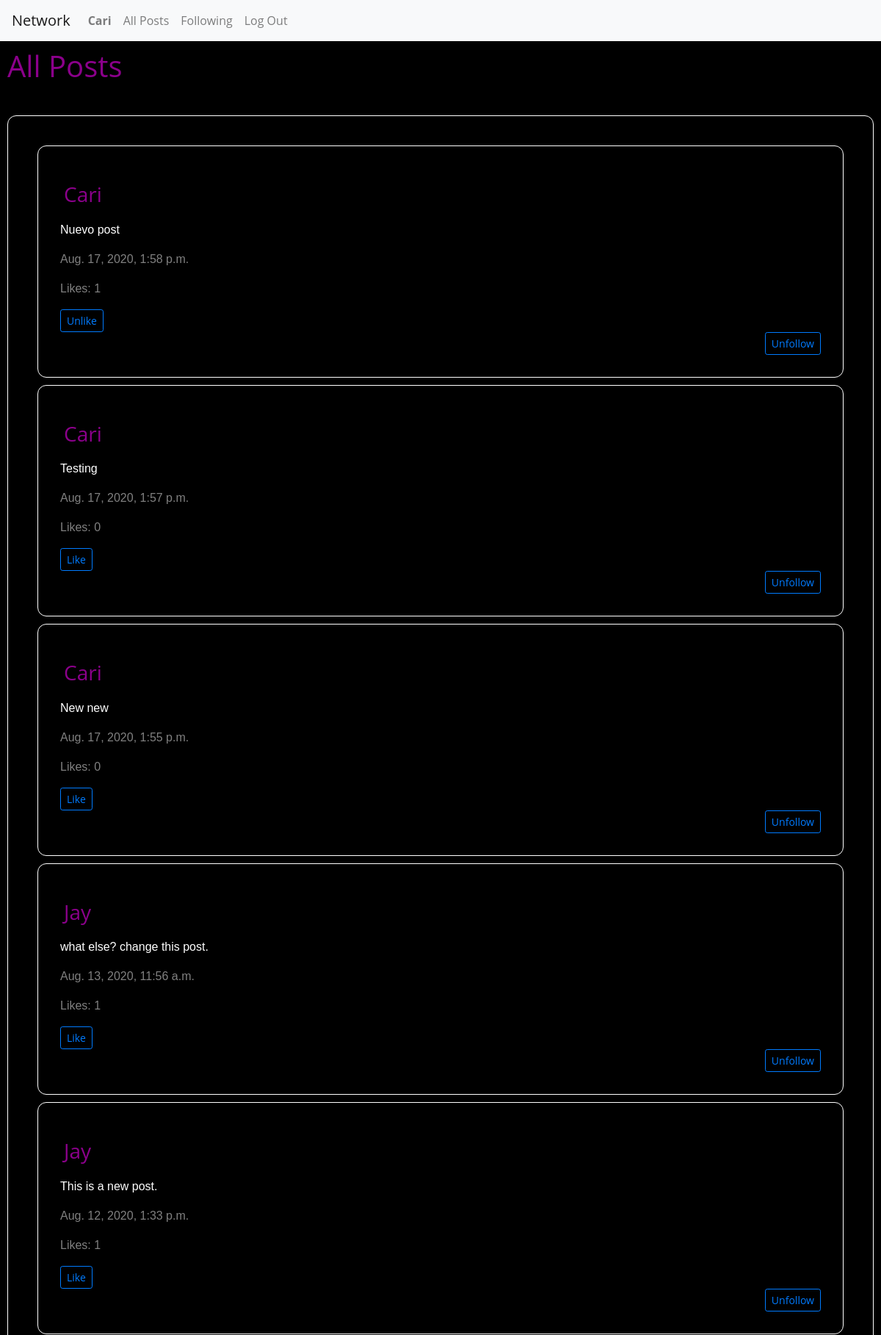
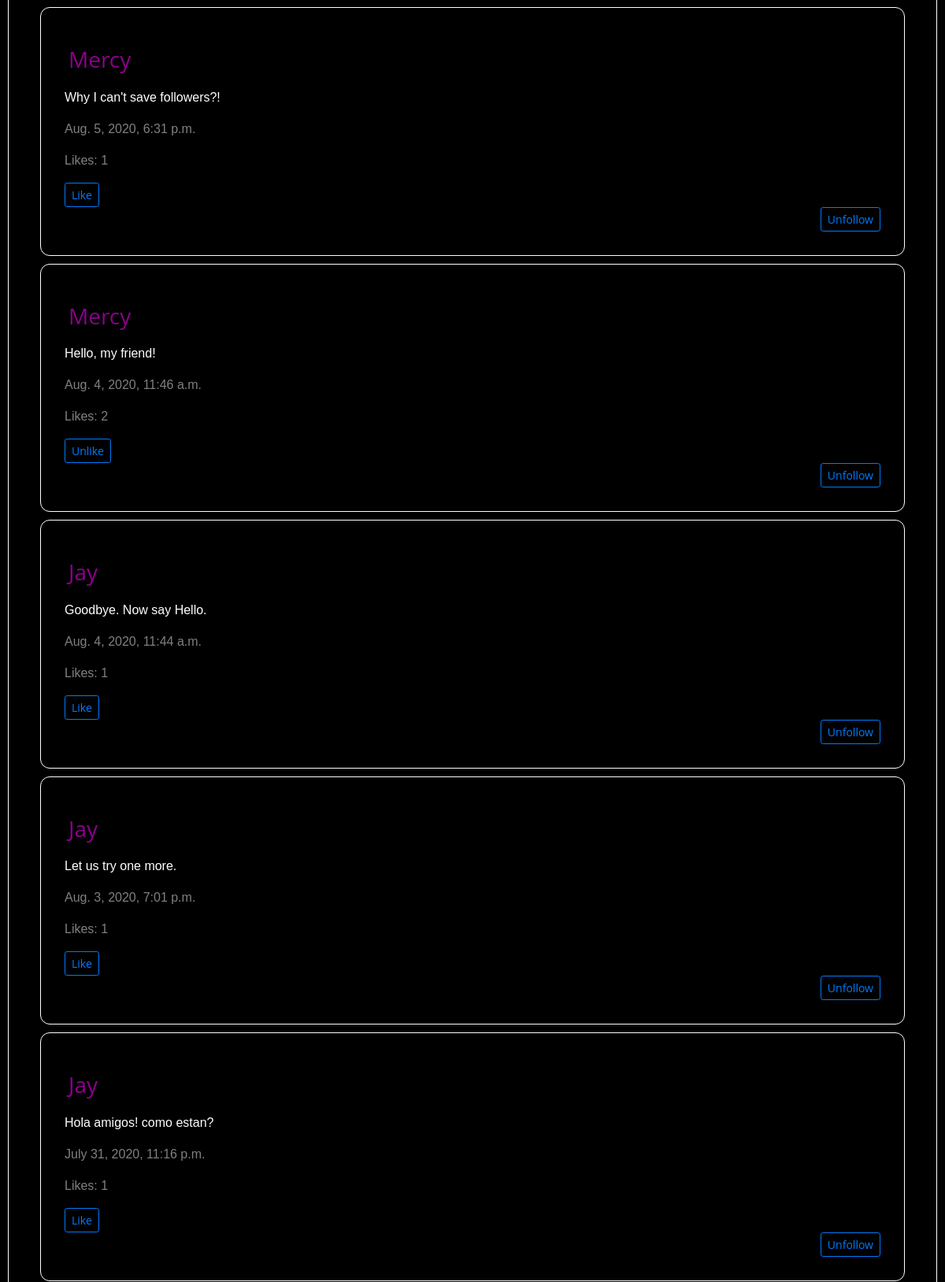
Screenshot of /posts (signed in, upper part) with the database file from the repository (2 pictures, top to bottom).
### network/models.py (models this page shows, shortened)
class User(AbstractUser):
    pass

class Post(models.Model):
    username = models.ForeignKey(
        "User", default=1, on_delete=models.CASCADE, related_name="posts")
    content = models.TextField(blank=True)
    timestamp = models.DateTimeField(auto_now_add=True)
    likes = models.ManyToManyField(
        'User', default=None, blank=True, related_name='likes')
    objects = PostSerializer()

### network/views.py (the view, shortened to what this page needs)
# urls.py: path("posts", views.posts, name="posts"),
@login_required
def posts(request):
    username = request.user
    user = get_object_or_404(User, username=username)
    content = request.POST.get("content")
    post = request.POST.get("post")
    all_posts = Post.objects.order_by("-timestamp").all()
    paginator = Paginator(all_posts, 10)
    page_number = request.GET.get('page')
    page_obj = paginator.get_page(page_number)
    return render(request, "network/all_posts.html", {
        "username": username,
        "all_posts": all_posts,
        "page_obj": page_obj
    })

### network/templates/network/all_posts.html (shortened to what this page needs)
{% extends "network/layout.html" %}
{% load static %}
{% block body %}
    <h1 id="titleLink">All Posts</h1>
    <hr>
    <div id="post-view">
        <div id="post-table">
        {% for post in page_obj %}
            <div class="compose-post">
            <h3 id="titlePage">{{ post.username }}</h3>
            <p class="inputText">{{ post.content }}</p>
            <p class="timeInfo">{{ post.timestamp}}</p>
            <p class="timeInfo">Likes: {{ post.likes.all.count}}</p>
            <form action="{% url 'like_post' post.id %}" method="POST" class="ui form">
                {% if user not in post.likes.all %}
                <button id="like-input" type="submit" class="btn btn-sm btn-outline-primary" value="Like" name="like">Like</button>
                {% else %}
                <button id="like-input" type="submit" class="btn btn-sm btn-outline-primary" value="Unlike" name="like">Unlike</button>
                {% endif %}
            </form>
            <form action="{% url 'follow_profile' post.id %}" method="POST" class="ui form follow_profile">
                {% if post.username not in user.following %}
                <button id="follow_profile" type="submit" class="btn btn-sm btn-outline-primary" value="Follow" name="follow_profile">Follow</button>
                {% else %}
                <button id="follow_profile" type="submit" class="btn btn-sm btn-outline-primary" value="Unfollow" name="follow_profile">Unfollow</button>
                {% endif %}
            </form>
            </div>
        {% endfor %}
        </div>
    </div>
{% endblock %}

### network/templates/network/layout.html (shortened to what this page needs)
{% load static %}
<!DOCTYPE html>
<html lang="en">
    <head>
        <link rel="stylesheet" href="https://stackpath.bootstrapcdn.com/bootstrap/4.4.1/css/bootstrap.min.css">
        <link href="{% static 'network/styles.css' %}" rel="stylesheet">
    </head>
    <body>
        <nav class="navbar navbar-expand-lg navbar-light bg-light">
            <a class="navbar-brand" href="{% url 'index' %}">Network</a>
            <div>
              <ul class="navbar-nav mr-auto">
                {% if user.is_authenticated %}
                    <li class="nav-item">
                        <a class="nav-link" href="{% url 'profile' user.username %}"><strong>{{ user.username }}</strong></a>
                    </li>
                {% endif %}
                <li class="nav-item">
                  <a class="nav-link" href="{% url 'posts' %}" id='all_post'>All Posts</a>
                </li>
                {% if user.is_authenticated %}
                    <li class="nav-item">
                        <a class="nav-link" href="{% url 'following' user.username %}" id='follow'>Following</a>
                    </li>
                    <li class="nav-item">
                        <a class="nav-link" href="{% url 'logout' %}">Log Out</a>
                    </li>
                {% endif %}
              </ul>
            </div>
          </nav>
        <div class="body">
            {% block body %}
            {% endblock %}
        </div>
    </body>
</html>

### network/static/network/styles.css (style rules this page uses)
* { box-sizing: border-box; }
body { font-family: "Open Sans", arial, sans-serif; margin: 10; height: 100vh; width: 100vw; color: #8b008b; background: #000000; }
h3 { margin: 0.5em 0; }
#titleLink { width: 100%; display: flex; align-items: flex-start; justify-content: left; padding: 10px; }
#titlePage { width: 100%; display: flex; align-items: flex-start; justify-content: left; padding: 5px; }
#post-view { padding: 30px; margin: 10px; border: 1px solid white; border-radius: 12px; clear: both; border-collapse: separate; }
.follow_profile { display: flex; align-items: flex-end; justify-content: flex-end; flex-direction: row; }
.compose-post { padding: 30px; margin: 10px; border: 1px solid white; border-radius: 12px; clear: both; vertical-align: inherit; border-collapse: separate; }
.inputText { color: white; font-family: Verdana, Geneva, Tahoma, sans-serif; }
.timeInfo { color: grey; font-family: Verdana, Geneva, Tahoma, sans-serif; }

### rows the page displays
User: username "Cari"
Post: username "Cari", content "Nuevo post", timestamp "Aug. 17, 2020, 1:58 p.m.", likes.all.count "1", shows "Unlike", shows "Unfollow"
Post: username "Cari", content "Testing", timestamp "Aug. 17, 2020, 1:57 p.m.", likes.all.count "0", shows "Like", shows "Unfollow"
Post: username "Cari", content "New new", timestamp "Aug. 17, 2020, 1:55 p.m.", likes.all.count "0", shows "Like", shows "Unfollow"
Post: username "Jay", content "what else? change this post.", timestamp "Aug. 13, 2020, 11:56 a.m.", likes.all.count "1", shows "Like", shows "Unfollow"
Post: username "Jay", content "This is a new post.", timestamp "Aug. 12, 2020, 1:33 p.m.", likes.all.count "1", shows "Like", shows "Unfollow"
Post: username "Mercy", content "Why I can't save followers?!", timestamp "Aug. 5, 2020, 6:31 p.m.", likes.all.count "1", shows "Like", shows "Unfollow"
Post: username "Mercy", content "Hello, my friend!", timestamp "Aug. 4, 2020, 11:46 a.m.", likes.all.count "2", shows "Unlike", shows "Unfollow"
Post: username "Jay", content "Goodbye. Now say Hello.", timestamp "Aug. 4, 2020, 11:44 a.m.", likes.all.count "1", shows "Like", shows "Unfollow"
Post: username "Jay", content "Let us try one more.", timestamp "Aug. 3, 2020, 7:01 p.m.", likes.all.count "1", shows "Like", shows "Unfollow"
Post: username "Jay", content "Hola amigos! como estan?", timestamp "July 31, 2020, 11:16 p.m.", likes.all.count "1", shows "Like", shows "Unfollow"
